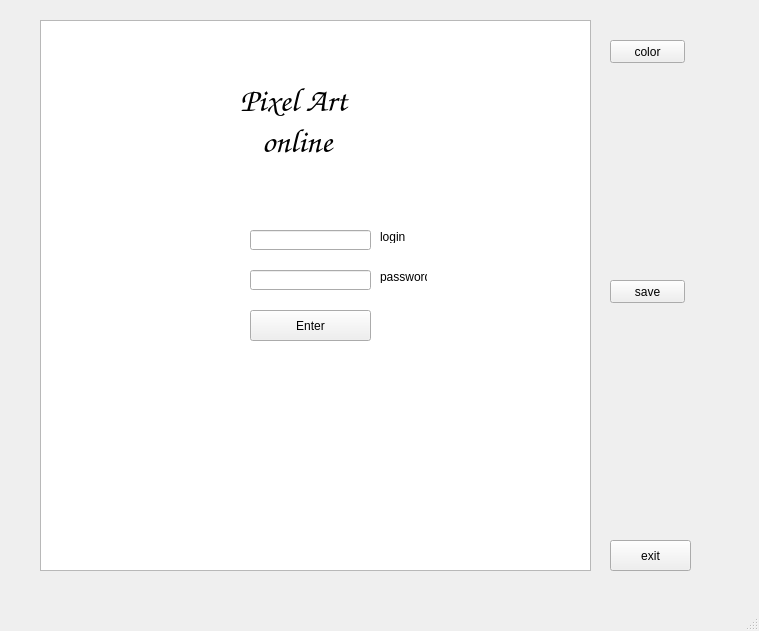
<?xml version="1.0" encoding="UTF-8"?>
<ui version="4.0">
 <class>MainWindow</class>
 <widget class="QMainWindow" name="MainWindow">
  <property name="geometry">
   <rect>
    <x>0</x>
    <y>0</y>
    <width>759</width>
    <height>631</height>
   </rect>
  </property>
  <property name="mouseTracking">
   <bool>false</bool>
  </property>
  <property name="tabletTracking">
   <bool>false</bool>
  </property>
  <property name="windowTitle">
   <string>MainWindow</string>
  </property>
  <widget class="QWidget" name="centralwidget">
   <widget class="QPushButton" name="pushButton_enter">
    <property name="geometry">
     <rect>
      <x>250</x>
      <y>310</y>
      <width>121</width>
      <height>31</height>
     </rect>
    </property>
    <property name="text">
     <string>Enter</string>
    </property>
   </widget>
   <widget class="QLabel" name="label_status">
    <property name="geometry">
     <rect>
      <x>250</x>
      <y>190</y>
      <width>121</width>
      <height>20</height>
     </rect>
    </property>
    <property name="text">
     <string/>
    </property>
   </widget>
   <widget class="QLineEdit" name="login_value">
    <property name="geometry">
     <rect>
      <x>250</x>
      <y>230</y>
      <width>121</width>
      <height>20</height>
     </rect>
    </property>
   </widget>
   <widget class="QLineEdit" name="password_value">
    <property name="geometry">
     <rect>
      <x>250</x>
      <y>270</y>
      <width>121</width>
      <height>20</height>
     </rect>
    </property>
   </widget>
   <widget class="QLabel" name="label_login">
    <property name="geometry">
     <rect>
      <x>380</x>
      <y>230</y>
      <width>47</width>
      <height>13</height>
     </rect>
    </property>
    <property name="text">
     <string>login</string>
    </property>
   </widget>
   <widget class="QLabel" name="label_password">
    <property name="geometry">
     <rect>
      <x>380</x>
      <y>270</y>
      <width>47</width>
      <height>13</height>
     </rect>
    </property>
    <property name="text">
     <string>password</string>
    </property>
   </widget>
   <widget class="QPushButton" name="pushButton_color">
    <property name="geometry">
     <rect>
      <x>610</x>
      <y>40</y>
      <width>75</width>
      <height>23</height>
     </rect>
    </property>
    <property name="text">
     <string>color</string>
    </property>
   </widget>
   <widget class="QLabel" name="label_color">
    <property name="geometry">
     <rect>
      <x>630</x>
      <y>80</y>
      <width>41</width>
      <height>41</height>
     </rect>
    </property>
    <property name="text">
     <string/>
    </property>
   </widget>
   <widget class="QGraphicsView" name="graphicsView">
    <property name="enabled">
     <bool>true</bool>
    </property>
    <property name="geometry">
     <rect>
      <x>40</x>
      <y>20</y>
      <width>551</width>
      <height>551</height>
     </rect>
    </property>
   </widget>
   <widget class="QPushButton" name="pushButton_exit">
    <property name="geometry">
     <rect>
      <x>610</x>
      <y>540</y>
      <width>81</width>
      <height>31</height>
     </rect>
    </property>
    <property name="text">
     <string>exit</string>
    </property>
   </widget>
   <widget class="QLabel" name="label_game">
    <property name="geometry">
     <rect>
      <x>240</x>
      <y>70</y>
      <width>141</width>
      <height>101</height>
     </rect>
    </property>
    <property name="font">
     <font>
      <family>Comic Sans MS</family>
      <pointsize>25</pointsize>
     </font>
    </property>
    <property name="text">
     <string>Pixel Art
   online</string>
    </property>
   </widget>
   <widget class="QPushButton" name="pushButton_save">
    <property name="geometry">
     <rect>
      <x>610</x>
      <y>280</y>
      <width>75</width>
      <height>23</height>
     </rect>
    </property>
    <property name="text">
     <string>save</string>
    </property>
   </widget>
   <zorder>graphicsView</zorder>
   <zorder>pushButton_enter</zorder>
   <zorder>label_status</zorder>
   <zorder>login_value</zorder>
   <zorder>password_value</zorder>
   <zorder>label_login</zorder>
   <zorder>label_password</zorder>
   <zorder>pushButton_color</zorder>
   <zorder>label_color</zorder>
   <zorder>pushButton_exit</zorder>
   <zorder>label_game</zorder>
   <zorder>pushButton_save</zorder>
  </widget>
  <widget class="QMenuBar" name="menubar">
   <property name="geometry">
    <rect>
     <x>0</x>
     <y>0</y>
     <width>759</width>
     <height>21</height>
    </rect>
   </property>
  </widget>
  <widget class="QStatusBar" name="statusbar"/>
 </widget>
 <resources/>
 <connections/>
</ui>
